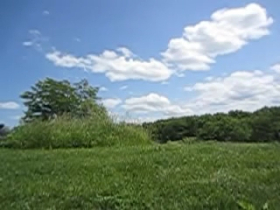
#> input picture citra-background-rgb.jpg, 280 x 210 px
$ python 'Background Subtraction-Images.py'
#> lines starting #> are read from the running program, lines starting #| are printed output that depends on the picture; after the words box and inside, x2 and y2 are one past the last pixel; in counts of white or black regions, pixels touching at a corner belong together
import numpy as np
import cv2

img1 = cv2.imread('citra-background-rgb.jpg') #open citra 1
#> img1 is the input picture: shape (210, 280, 3); mean B, G, R 133.9, 137, 115.2
img2 = cv2.imread('citra-foreground-rgb.jpg') # open citra 2
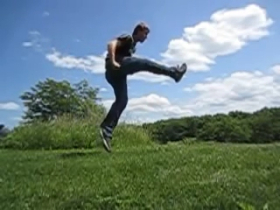
#> input picture citra-foreground-rgb.jpg, 280 x 210 px
#> img2 is the input picture: shape (210, 280, 3); mean B, G, R 126.4, 129.9, 108.7
#deklarasi fungsi MOG, MOG2 & GMG
mog = cv2.bgsegm.createBackgroundSubtractorMOG()
mog2 = cv2.createBackgroundSubtractorMOG2()
kernel = cv2.getStructuringElement(cv2.MORPH_ELLIPSE, (3, 3))
gmg = cv2.bgsegm.createBackgroundSubtractorGMG()

fgmask11 = mog.apply(img1) # Fungsi MOG citra 1
#> fgmask11: shape (210, 280); every value is 0
fgmask12 = mog.apply(img2) # Fungsi MOG citra 2
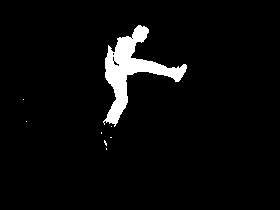
#> fgmask12: shape (210, 280); 4.2% white; 8 white regions (7 under 20 px), largest, box (x1, y1, x2, y2) and area: (103, 25, 187, 127) 2472
fgmask21 = mog2.apply(img1) # Fungsi MOG2 citra 1
#> fgmask21: shape (210, 280); every value is 127
fgmask22 = mog2.apply(img2) # Fungsi MOG2 citra 2
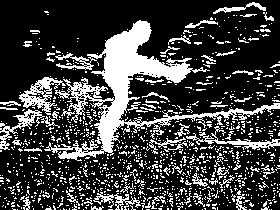
#> fgmask22: shape (210, 280); values 0 (black) and 127 (white), 25.3% white; 1126 white regions (1061 under 20 px), largest, box (x1, y1, x2, y2) and area: (44, 20, 280, 161) 6535, (19, 77, 66, 115) 626, (186, 126, 280, 150) 499
fgmask31 = gmg.apply(img1) # Fungsi GMG citra 1
fgmask32 = gmg.apply(img2) # Fungsi GMG citra 2
fgmask31 = cv2.morphologyEx(fgmask31, cv2.MORPH_OPEN, kernel)
fgmask32 = cv2.morphologyEx(fgmask32, cv2.MORPH_OPEN, kernel)

# Tampilkan Citra Hasil
cv2.imshow('Background', cv2.resize(img1, (400, 300)))
cv2.imshow('Foreground', cv2.resize(img2, (400, 300)))
cv2.imshow('MOG', cv2.resize(fgmask12, (400, 300)))
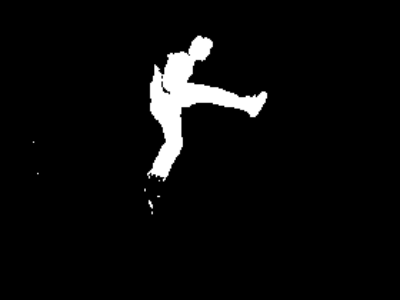
#> window 'MOG': shape (300, 400); min 0, max 255, mean 10.8
cv2.imshow('MOG2', cv2.resize(fgmask22, (400, 300)))
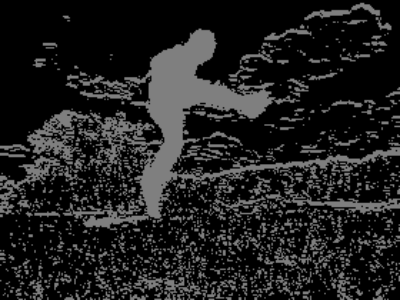
#> window 'MOG2': shape (300, 400); min 0, max 127, mean 32.2
cv2.imshow('GMG', cv2.resize(fgmask32, (400, 300)))

cv2.waitKey(0)
